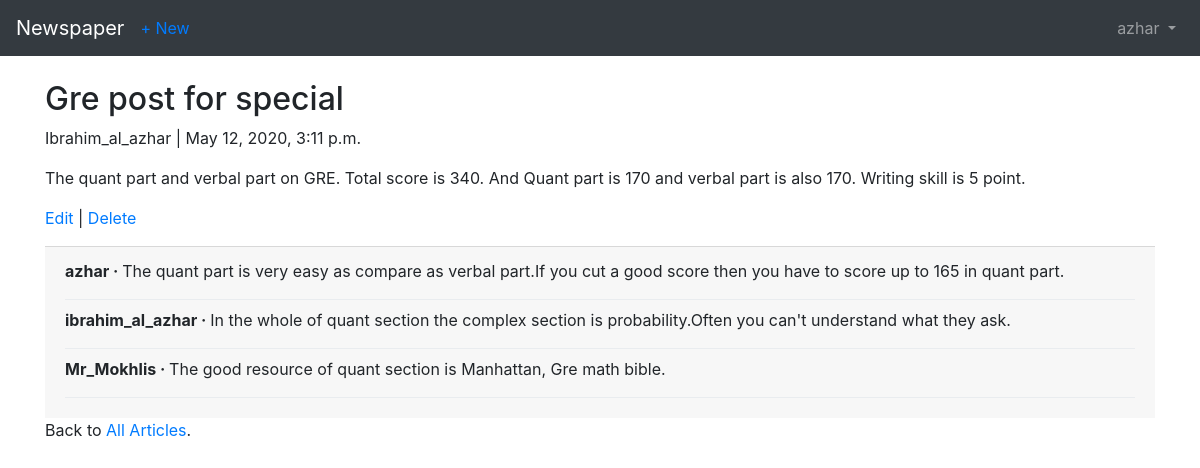
/articles/1/ (signed in), run on the app's committed database.
### users/models.py (models this page shows)
class CustomUser(AbstractUser):
    age = models.PositiveIntegerField(default=0) # this age attribute shows only admin site not form site

### articles/models.py (models this page shows, shortened)
class Article(models.Model):
    title = models.CharField(max_length=255)
    body = models.TextField()
    date = models.DateTimeField(auto_now_add=True)
    author = models.ForeignKey(
            settings.AUTH_USER_MODEL,  # author is fk,the pk is user(custom user(users/model),override from abstract user where stores the user)
            on_delete= models.CASCADE, # author is user,which one we create
    )

class Comment(models.Model):
    article = models.ForeignKey(    # many to one relationship (many comments hold in one article,the name of fk is simply the model it links to)
            Article,  # here using follow a relationship backward for each article look up related comment models
            on_delete=models.CASCADE, # we can use 'article_set' to access all instances of the model instead of here we
            related_name='comments')   # define 'comments' explicitly to add a related name attribute (for take all instances of comment means all comments of a post)
    comment = models.CharField(max_length=140)
    author = models.ForeignKey(
        settings.AUTH_USER_MODEL, # here define the custom user model(which override base user model) which is author
        on_delete=models.CASCADE,
    )
    email = models.EmailField(blank=True)
    def __str__(self):
        return self.comment  # viewing the comment in admin interface using dunder function

### articles/views.py (the view)
# urls.py: path('<int:pk>/', views.ArticleDetailView.as_view(), name='article_detail'),
class ArticleDetailView(LoginRequiredMixin,DetailView):
    model = models.Article
    template_name = 'article_detail.html'
    login_url = 'login' # override build in login url which is 'accounts/login' instead of.we using users/login which url name is 'login'

### templates/article_detail.html
{% extends 'base.html' %}
{% block content %}
<div class="article-entry">
    <h2>{{ object.title }}</h2>
    <p>{{ object.author }} | {{ object.date }}</p>
    <p>{{ object.body }}</p>
</div>
<p><a href="{% url 'article_edit' article.pk %}">Edit</a> | <a href="{% url 'article_delete' article.pk %}">Delete</a>  </p>
          <div class="card-footer">
              {% for comment in article.comments.all %}
              <p>
                  <span class="font-weight-bold">{{comment.author }} &middot; </span>
                     {{ comment }}
              </p>
              <div class="dropdown-divider"></div>
                {% endfor %}
          </div>
<p>Back to <a href="{% url 'article_list' %}">All Articles</a>.</p>
{% endblock content %}

### templates/base.html (shortened to what this page needs)
<!DOCTYPE html>
<html lang="en">
<head>
    <link rel="stylesheet" href="https://maxcdn.bootstrapcdn.com/bootstrap/4.0.0/css/bootstrap.min.css">
</head>
<body>
    <nav class="navbar navbar-expand-md navbar-dark bg-dark mb-4">
        <a class="navbar-brand" href="{% url 'home' %}">Newspaper</a>
        {% if user.is_authenticated %}
         <ul class="navbar-nav mr-auto">
          <li class="nav-item"><a href="{% url 'article_new' %}">+ New</a></li>
         </ul>
         {% endif %}
       <div class="collapse navbar-collapse" id="navbarCollapse">
           {% if user.is_authenticated %}
              <ul class="navbar-nav ml-auto">
                  <li class="nav-item">
                      <a class="nav-link dropdown-toggle" href="#" id="userMenu" data-toggle="dropdown" aria-haspopup="true" aria-expanded="false"> {{ user.username }} </a>
                  </li>
              </ul>
           {% endif %}
       </div>
    </nav>
    <div class="container">
        {% block content %}
        {% endblock %}
    </div>
</body>
</html>

### data on the page
CustomUser: username "azhar"
Article: title "Gre post for special", author "Ibrahim_al_azhar", date "May 12, 2020, 3:11 p.m.", body "The quant part and verbal part on GRE. Total score is 340. And Quant part is 170 and verbal part is also 170. Writing skill is 5 point."
Comment: author "azhar", comment "The quant part is very easy as compare as verbal part.If you cut a good score then you have to score up to 165 in quant part."
Comment: author "ibrahim_al_azhar", comment "In the whole of quant section the complex section is probability.Often you can't understand what they ask."
Comment: author "Mr_Mokhlis", comment "The good resource of quant section is Manhattan, Gre math bible."
